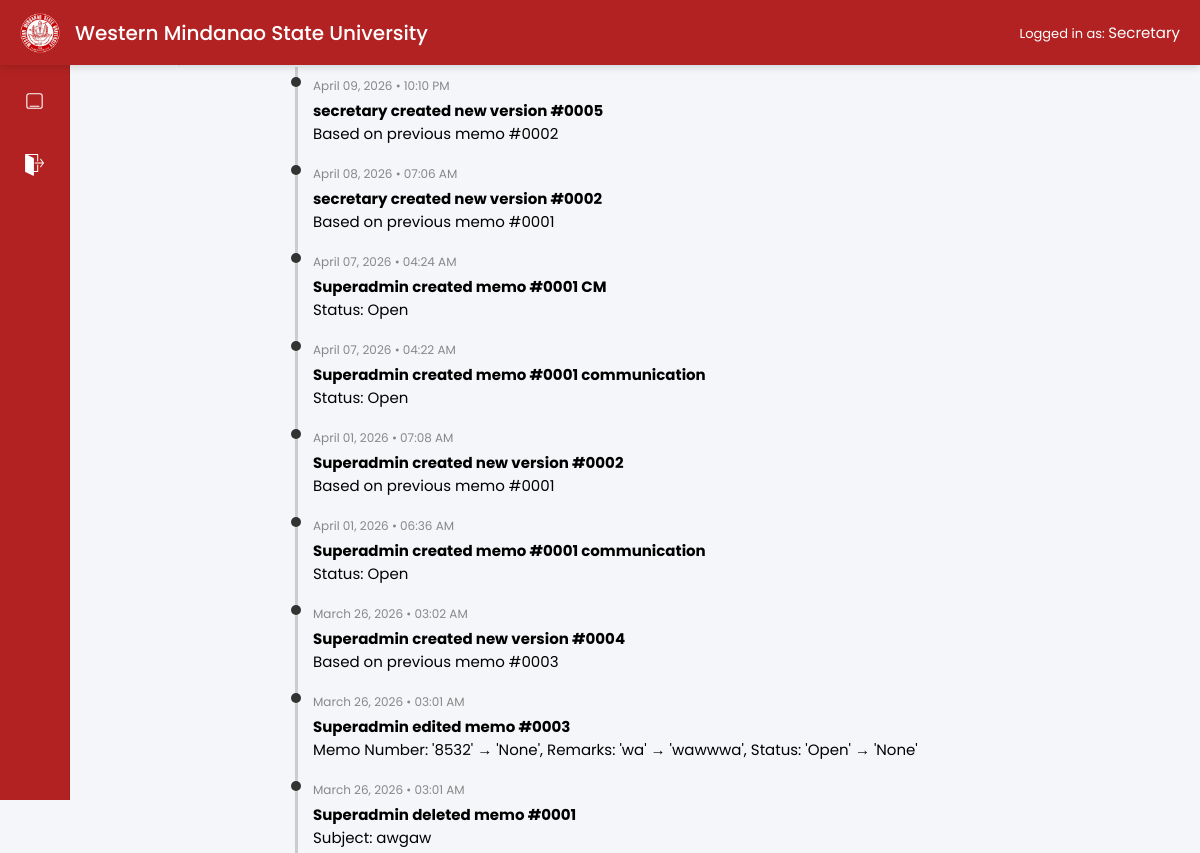
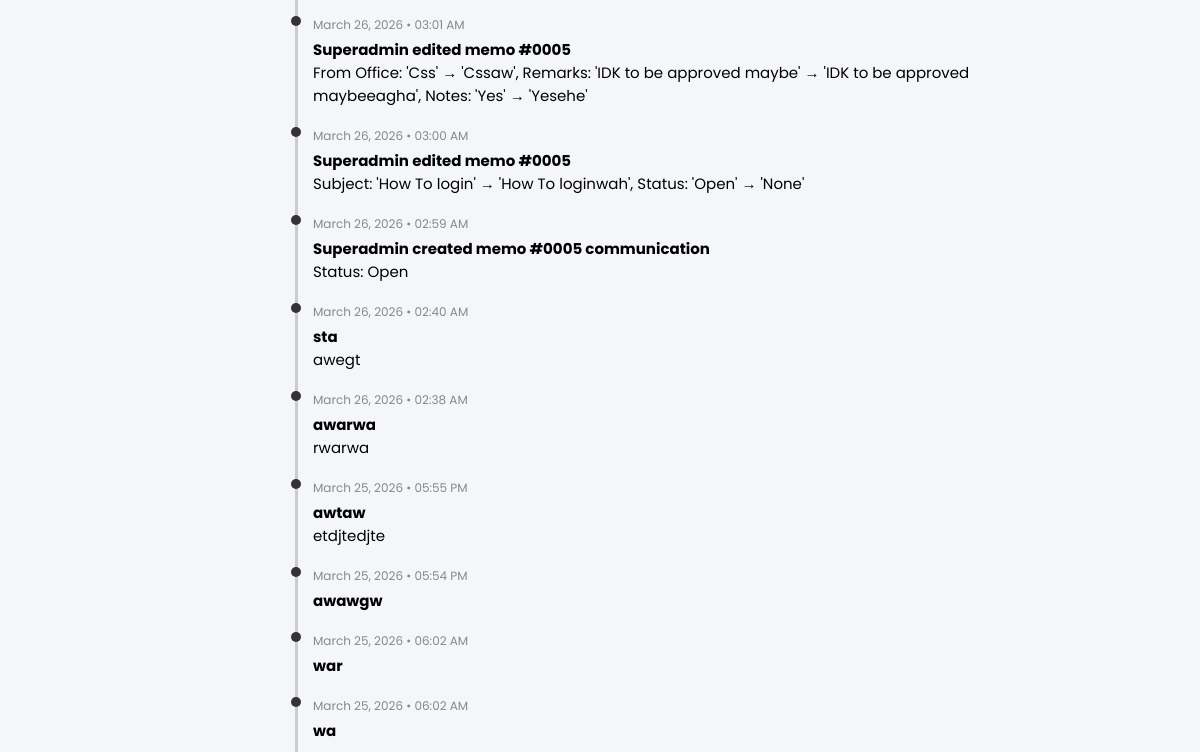
The page /admin/logs (signed in, upper part) on the database as committed earlier (2 pictures, top to bottom).
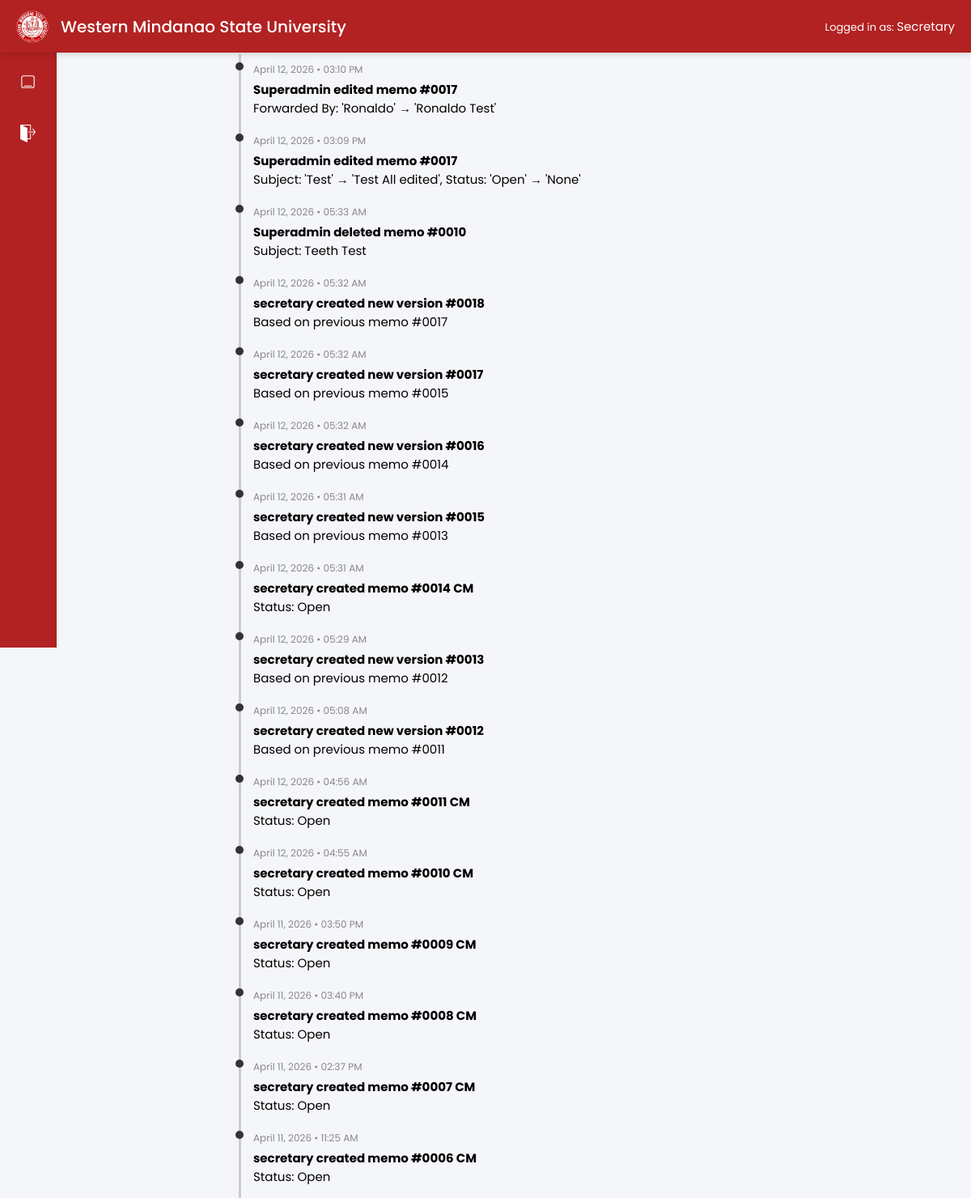
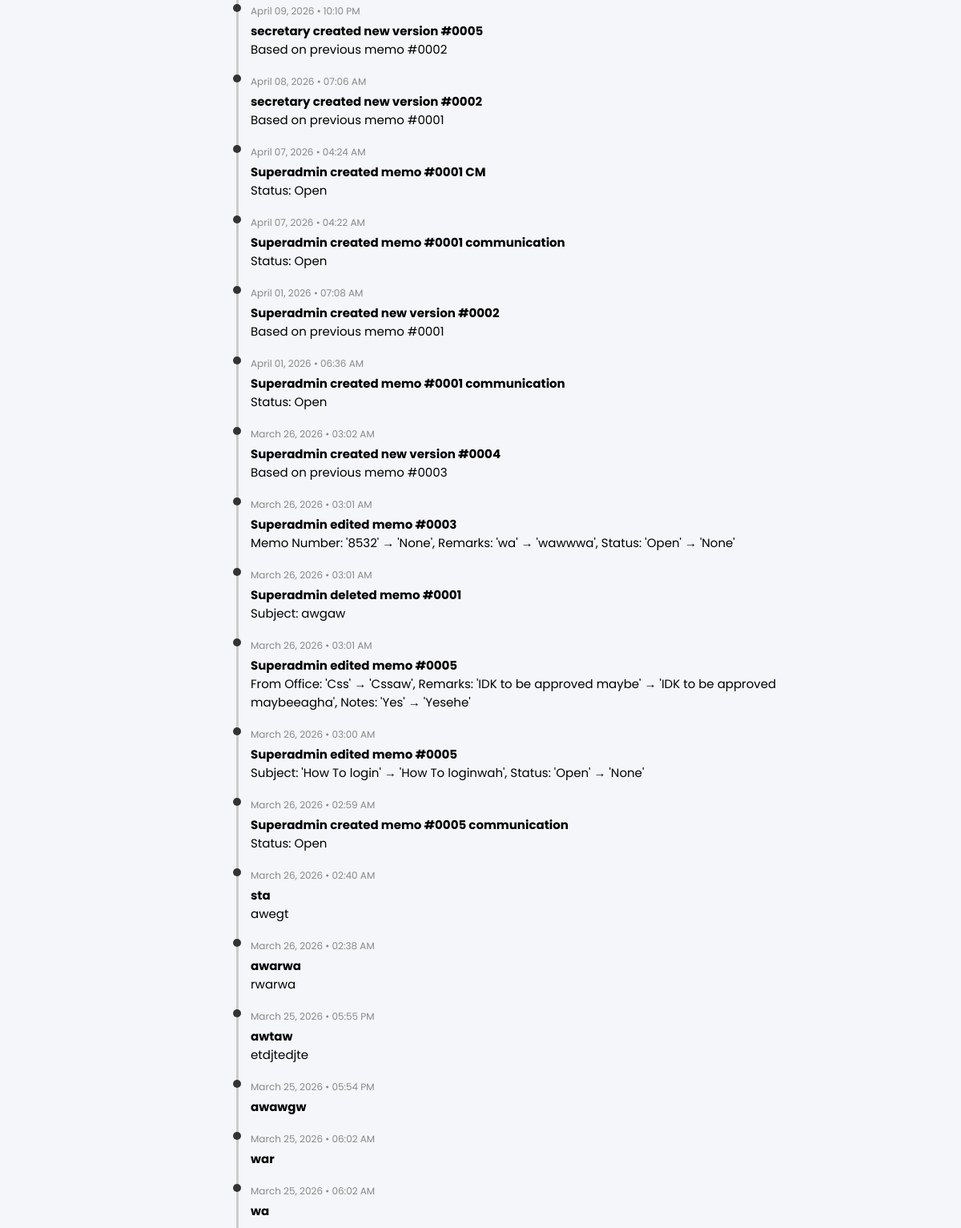
The same page on the database as committed later (2 pictures, top to bottom).
### app/models/settings.py (models this page shows)
class SystemSettings(db.Model):
    __tablename__ = "system_settings"
    id = db.Column(db.Integer, primary_key=True)
    system_name = db.Column(db.String(200))
    logo = db.Column(db.String(255))

### app/models/user.py (models this page shows, shortened)
class User(UserMixin, db.Model):
    __tablename__ = "users"
    id = db.Column(db.Integer, primary_key=True)
    username = db.Column(db.String(50), unique=True, nullable=False)
    password_hash = db.Column(db.String(255), nullable=False)
    role = db.Column(db.String(20))  # admin or secretary

### app/models/log_entry.py (models this page shows)
class LogEntry(db.Model):
    __tablename__ = "log_entries"
    id = db.Column(db.Integer, primary_key=True)
    serial_number = db.Column(db.Integer, unique=True, nullable=False)
    date = db.Column(db.Date)
    remarks = db.Column(db.String(255))
    notes = db.Column(db.Text)
    encoded_at = db.Column(db.DateTime, default=datetime.utcnow)
    memo_id = db.Column(db.Integer, db.ForeignKey("memos.id"))
    user_id = db.Column(
        db.Integer,
        db.ForeignKey("users.id", name="fk_log_entries_user_id"),
        nullable=True   # 👈 TEMPORARY
    )
    user = db.relationship("User", backref="logs")

### app/routes/admin.py (the view)
@admin_bp.route("/logs")
@login_required
def logs_page():
    logs = LogEntry.query.order_by(LogEntry.encoded_at.desc()).all()
    return render_template("admin/logs.html", logs=logs)

### app/__init__.py (called while the page is built)
def create_app():
    app = Flask(__name__)
    app.config.from_object(Config)
    db.init_app(app)
    login_manager.init_app(app)
    migrate.init_app(app, db)
    login_manager.login_view = "auth.login"
    @login_manager.user_loader
    def load_user(user_id):
        return User.query.get(int(user_id))
    app.register_blueprint(main)
    app.register_blueprint(auth_bp)
    app.register_blueprint(secretary_bp)
    app.register_blueprint(admin_bp)
    app.cli.add_command(seed_command)
    app.cli.add_command(seed_memos)
    @app.context_processor
    def inject_settings():
        settings = SystemSettings.query.first()
        return dict(settings=settings)
    print(app.url_map)
    return app

### app/templates/admin/logs.html (shortened to what this page needs)
{% extends "base.html" %}
{% block content %}
<h2>Activity Logs</h2>
<div class="timeline">
  {% for log in logs %}
    <div class="timeline-item">
      <div class="timeline-time">
        {{ log.encoded_at.strftime("%B %d, %Y") }} •
        {{ log.encoded_at.strftime("%I:%M %p") }}
      </div>
      <div class="timeline-content">
        <strong>{{ log.remarks }}</strong><br>
        <small>{{ log.notes }}</small>
      </div>
    </div>
  {% endfor %}
</div>
{% endblock %}

### app/templates/base.html (shortened to what this page needs)
<!DOCTYPE html>
<html lang="en">
<head>
<link rel="stylesheet" href="{{ url_for('static', filename='css/flatpickr.min.css') }}">
</head>
<body>
<div class="topbar">
<div class="topbar-left">
{% if settings and settings.logo %}
  <img src="{{ url_for('static', filename=settings.logo) }}" class="logo">
{% else %}
  <img src="{{ url_for('static', filename='img/logo.png') }}" class="logo">
{% endif %}
<div class="title"> {{ settings.system_name }}</div>
</div>
<div class="topbar-right">
  Logged in as:
  <span id="userRole">
    {% if current_user.is_authenticated %}
      {{ current_user.role|capitalize }}
    {% else %}
      Guest
    {% endif %}
  </span>
</div>
</div>
{% if current_user.is_authenticated %}
<div class="sidebar">
    {% if current_user.role == "admin" or current_user.role == "secretary" %}
    <a href="{{ url_for('main.home') }}" title="Memos">
        <img src="{{ url_for('static', filename='img/memos.svg') }}" alt="Memos">
    </a>
    {% endif %}
    <a href="{{ url_for('auth.logout') }}" title="Logout">
        <img src="{{ url_for('static', filename='img/logout.svg') }}" alt="Logout">
    </a>
</div>
{% endif %}
<div class="content">
  {% block content %}{% endblock %}
</div>
</body>
</html>

### app/templates/base.html (style rules this page uses)
* { margin:0; padding:0; box-sizing:border-box; font-family:'Poppins',sans-serif; font-size:15px; }
body { background:#f4f6f9; }
.topbar { position: fixed; top: 0; left: 0; width: 100%; height: 65px; background: #B22222; display: flex; align-items: center; justify-content: space-between; padding: 0 20px; color: white; box-shadow: 0 2px 8px rgba(0,0,0,0.15); z-index: 1000; }
.topbar-left { display:flex; align-items:center; gap:15px; }
.logo { height:40px; }
.title { font-size:20px; font-weight:500; }
.topbar-right { font-size:13px; }
.sidebar { position: fixed; top: 65px; left: 0; width: clamp(55px, 6vw, 70px); height: calc(100vh - 65px); background: #B22222; border-right: 1px solid rgba(0,0,0,0.1); display: flex; flex-direction: column; align-items: center; padding-top: 20px; gap: clamp(20px, 3.5vw, 32px); z-index: 500; }
.sidebar a { width: 32px; height: 32px; display: flex; justify-content: center; align-items: center; border-radius: 8px; transition: 0.2s; }
.sidebar img { width: 70%; height: 70%; object-fit: contain; filter: brightness(0) invert(1); transition: 0.2s; }
.content { margin-left: 0; margin-top: 20px; width: 100%; padding: clamp(12px, 2vw, 25px); }
body:has(.sidebar) .content { margin-left: clamp(55px, 6vw, 70px); width: calc(100% - clamp(55px, 6vw, 70px)); }

### app/templates/admin/logs.html (style rules this page uses)
.timeline { max-width: 700px; margin: auto; }
.timeline-item { padding: 10px 0; border-left: 3px solid #ccc; margin-left: 10px; padding-left: 15px; position: relative; }
.timeline-item::before { content: ""; position: absolute; left: -7px; top: 10px; width: 10px; height: 10px; background: #333; border-radius: 50%; }
.timeline-time { font-size: 12px; color: #888; margin-bottom: 4px; }
.timeline-content { font-size: 14px; }

Rows that differ between the two databases and show on the page:
added LogEntry: encoded_at "April 12, 2026", encoded_at "03:10 PM", remarks "Superadmin edited memo #0017", notes "Forwarded By: 'Ronaldo' → 'Ronaldo Test'"
added LogEntry: encoded_at "April 12, 2026", encoded_at "03:09 PM", remarks "Superadmin edited memo #0017", notes "Subject: 'Test' → 'Test All edited', Status: 'Open' → 'None'"
added LogEntry: encoded_at "April 12, 2026", encoded_at "05:33 AM", remarks "Superadmin deleted memo #0010", notes "Subject: Teeth Test"
added LogEntry: encoded_at "April 12, 2026", encoded_at "05:32 AM", remarks "secretary created new version #0018", notes "Based on previous memo #0017"
added LogEntry: encoded_at "April 12, 2026", encoded_at "05:32 AM", remarks "secretary created new version #0017", notes "Based on previous memo #0015"
added LogEntry: encoded_at "April 12, 2026", encoded_at "05:32 AM", remarks "secretary created new version #0016", notes "Based on previous memo #0014"
added LogEntry: encoded_at "April 12, 2026", encoded_at "05:31 AM", remarks "secretary created new version #0015", notes "Based on previous memo #0013"
added LogEntry: encoded_at "April 12, 2026", encoded_at "05:31 AM", remarks "secretary created memo #0014 CM", notes "Status: Open"
added LogEntry: encoded_at "April 12, 2026", encoded_at "05:29 AM", remarks "secretary created new version #0013", notes "Based on previous memo #0012"
added LogEntry: encoded_at "April 12, 2026", encoded_at "05:08 AM", remarks "secretary created new version #0012", notes "Based on previous memo #0011"
added LogEntry: encoded_at "April 12, 2026", encoded_at "04:56 AM", remarks "secretary created memo #0011 CM", notes "Status: Open"
added LogEntry: encoded_at "April 12, 2026", encoded_at "04:55 AM", remarks "secretary created memo #0010 CM", notes "Status: Open"
added LogEntry: encoded_at "April 11, 2026", encoded_at "03:50 PM", remarks "secretary created memo #0009 CM", notes "Status: Open"
added LogEntry: encoded_at "April 11, 2026", encoded_at "03:40 PM", remarks "secretary created memo #0008 CM", notes "Status: Open"
added LogEntry: encoded_at "April 11, 2026", encoded_at "02:37 PM", remarks "secretary created memo #0007 CM", notes "Status: Open"
added LogEntry: encoded_at "April 11, 2026", encoded_at "11:25 AM", remarks "secretary created memo #0006 CM", notes "Status: Open"
